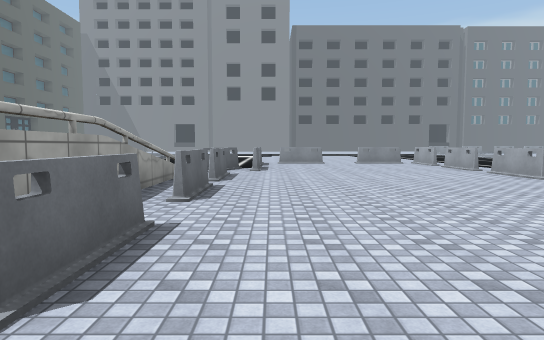
view 1 (above)

24 first-person views from a walk through a scene from a Unity 3-D project. The camera is 1.4 m above the floor, tilts 4° down and sees 75° across. The floor is counted in squares, 2 m on a side. Each view is taken from the middle of a square. On the plan, view 1 faces up. The plan holds only what a view shows up to about 11 squares ahead; the rest is blank. The place goes on beyond the plan. The player character is not drawn. Some surface patterns are stand-ins.

view 2
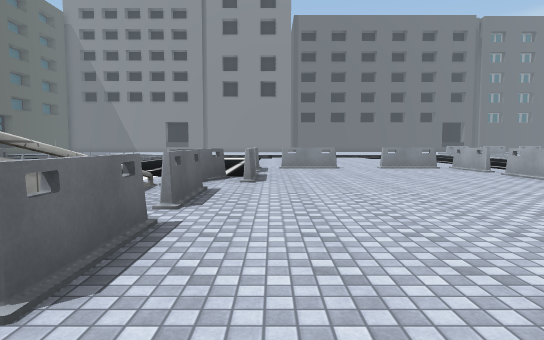

view 3
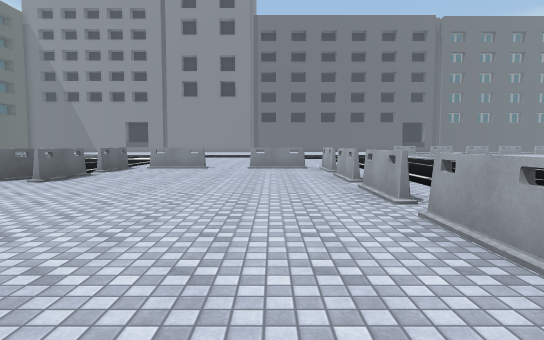

view 4
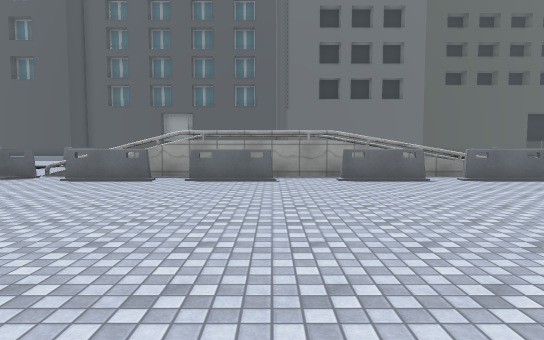

view 5
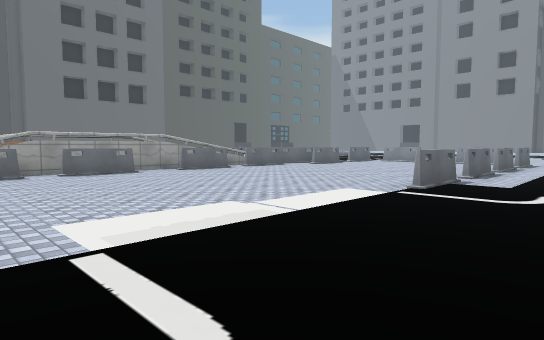

view 6
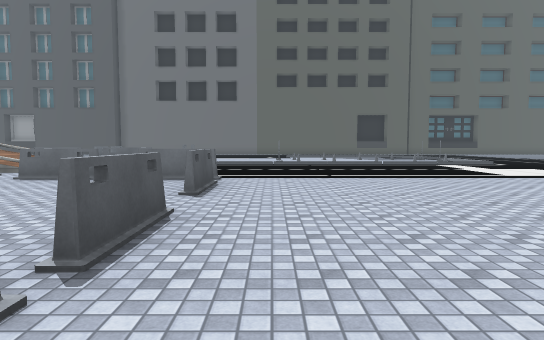

view 7
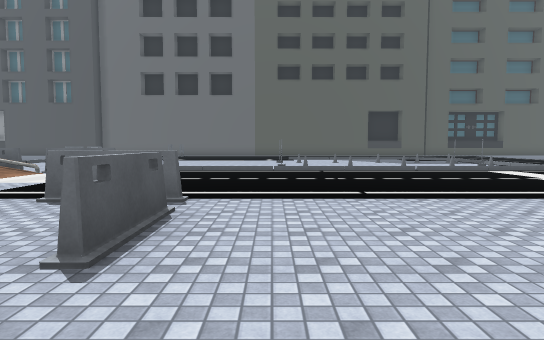

view 8
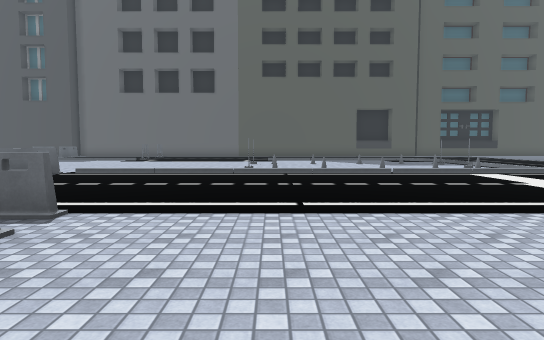

view 9
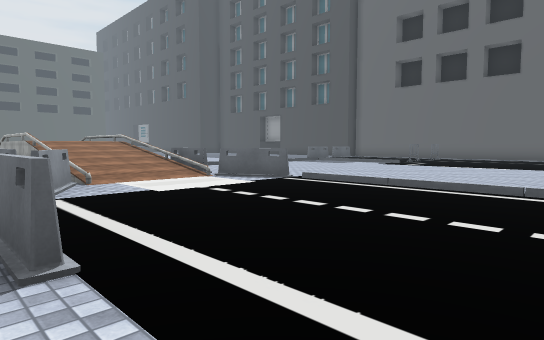

view 10
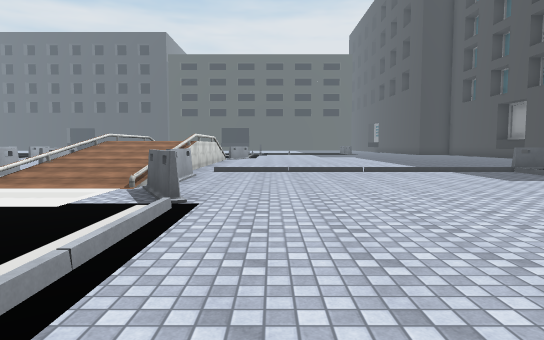

view 11
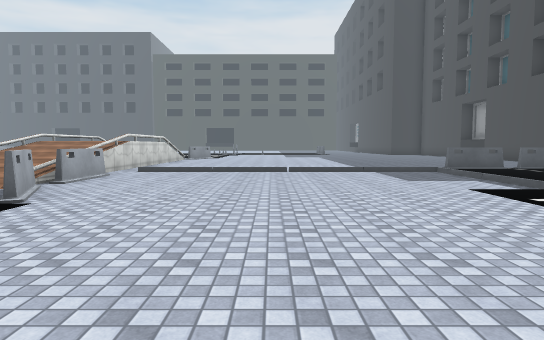

view 12
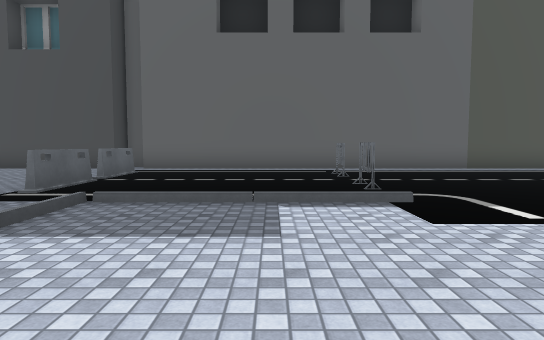

view 13
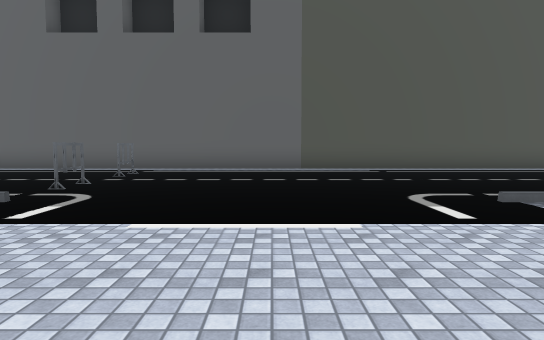

view 14
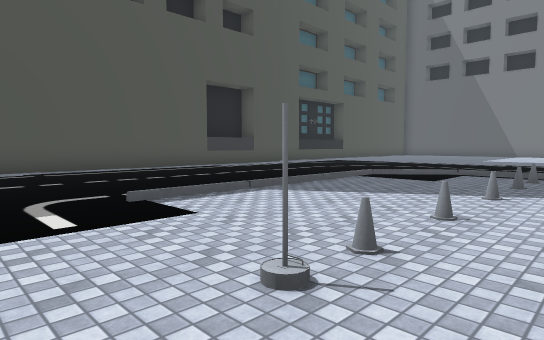

view 15
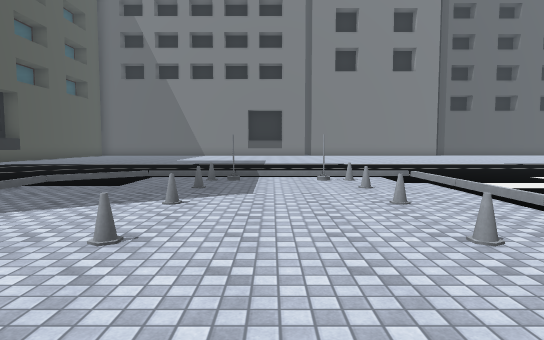

view 16
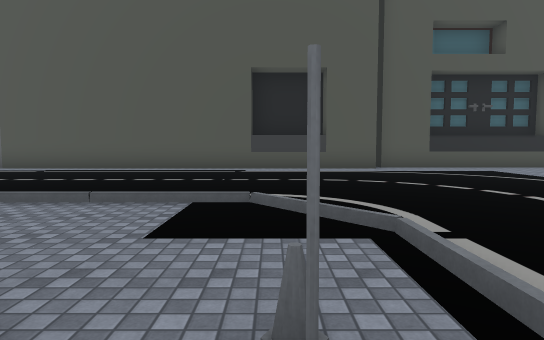

view 17
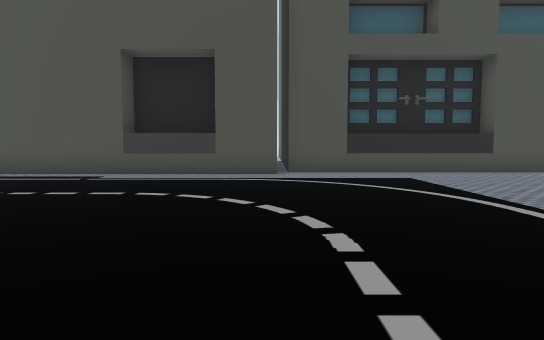

view 18
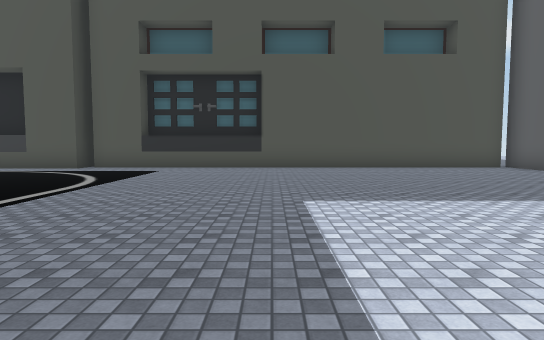

view 19
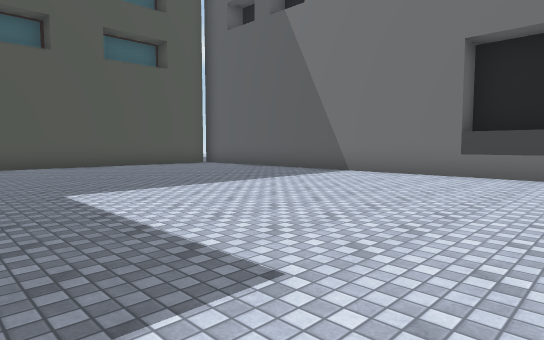

view 20
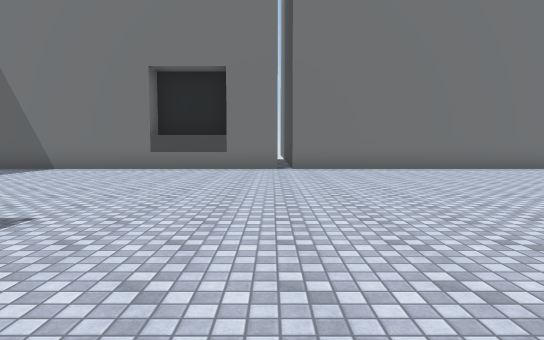

view 21
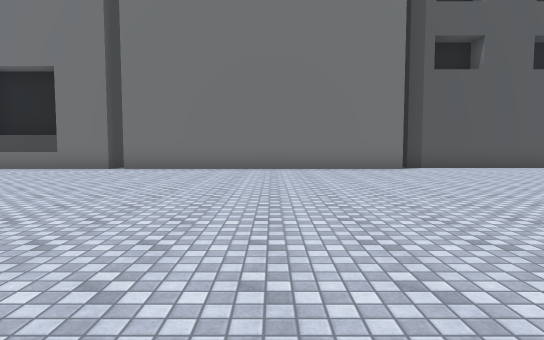

view 22
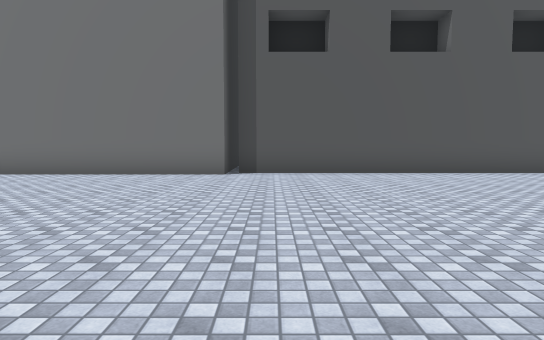

view 23
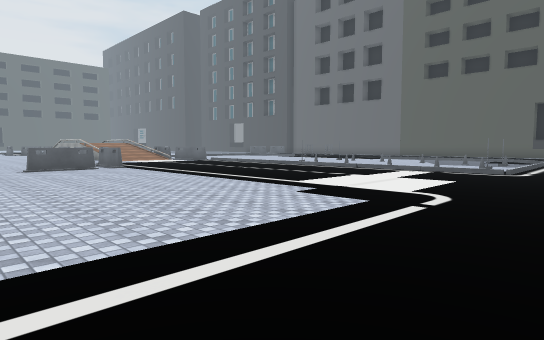

view 24
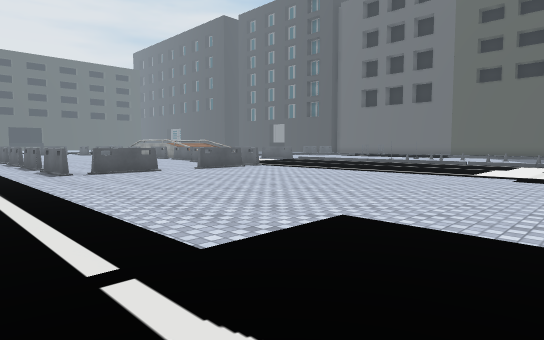

### Floor plan
Key: @ floor where view 1 was taken; # wall or solid block; x gap in a wall; . main floor; : floor 1.75 m higher than the main floor; / step, stairs or slope; = window, fence, low wall or low ledge; v drop or lower ground; B building.
Columns run from 21 left of view 1 to 8 right of it. Each row starts with its distance up from view 1.
 41                        #
 40                        #
 39  BB  BBBBBBBBBBBBBBBBBB#######
 38  B..  ........................
 37  B............................
 36  B............................
 35  B...........................
 34  B..........................
 33 BB..........................
 32 BB.........................
 31 BB........................
 30 BB....................  .
 29 BB.........  ...  ...
 28 BB........    .    .
 27 BB......
 26  B...................
 25  B...................    .
 24  B.......      .....
 23  B.......///////...........  .
 22  B....../../.#./...........
 21  B.........=..=/.............
 20  B............./.............
 19  B.........=.../.............
 18  B.........=.../.............
 17  B............./.............
 16  B.........=..=/.............
 15  B............./.............
 14  B..... ......./.....#=..=x#.
 13  #.....  ....../.....=.....=..
 12  #...... ....../.....x.....x..
 11  #............./.....=.....=..
 10  #..#.#........##..#x=.....=.
  9  #..............x//x.......x.
  8  #..............=///=......=.
  7  #..............=// #........
  6  #...............// #......=.
  5  #.......       .//v=......#.
  4  #.#=x=.        .::..........
  3  B   ..             #.......
  2  B ...             v=.......
  1  B..                ........
  0  B.                v=@......
 -1                     #..  ..  .

Where each view was taken, in squares from view 1:
view 1: 0 up, 0 right, facing up
view 2: 3 up, 0 right, facing up
view 3: 3 up, 4 right, facing up
view 4: 3 up, 6 right, facing left
view 5: 1 down, 8 right, facing up-left
view 6: 15 up, 7 right, facing left
view 7: 15 up, 4 right, facing left
view 8: 16 up, 3 right, facing left
view 9: 16 up, 0 right, facing down-left
view 10: 15 up, 7 left, facing down
view 11: 15 up, 9 left, facing down
view 12: 8 up, 9 left, facing left
view 13: 13 up, 9 left, facing left
view 14: 14 up, 9 left, facing up-left
view 15: 15 up, 9 left, facing up
view 16: 22 up, 9 left, facing left
view 17: 25 up, 11 left, facing left
view 18: 31 up, 9 left, facing left
view 19: 30 up, 8 left, facing up-left
view 20: 28 up, 7 left, facing up
view 21: 28 up, 2 left, facing up
view 22: 30 up, 3 right, facing up
view 23: 25 up, 4 right, facing down-left
view 24: 23 up, 8 right, facing down-left
